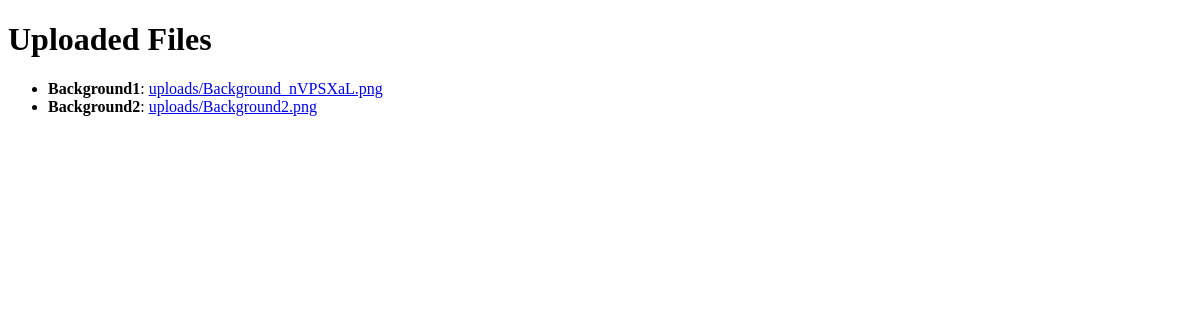
/Setting/files/, run on an earlier commit of the app's database.
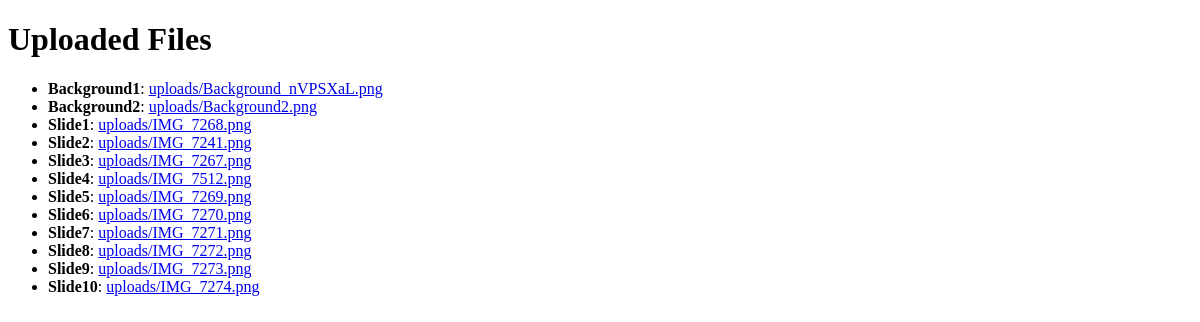
And on a later commit of the database.
### Setting/models.py (models this page shows)
class FileUpload(models.Model):
    title = models.CharField(max_length=100)
    file = models.FileField(upload_to='uploads/')  # Files will be uploaded to EbrailleAssets/uploads/
    uploaded_at = models.DateTimeField(auto_now_add=True)

### Setting/views.py (the view)
# urls.py: path('files/', views.file_list, name='file_list'),
def file_list(request):
    files = FileUpload.objects.all()  # Retrieve all uploaded files
    return render(request, 'file_list.html', {'files': files})

### authentication/context_processors.py (called while the page is built)
def youtube_video(request):
    return {
        'YOUTUBE_VIDEO_ID': settings.YOUTUBE_VIDEO_ID,
    }

### Setting/templates/file_list.html (shortened to what this page needs)
<!DOCTYPE html>
<html>
<head>
</head>
<body>
    <h1>Uploaded Files</h1>
    <ul>
        {% for file in files %}
            <li>
                <strong>{{ file.title }}</strong>:
                <a href="{{ file.file.url }}">{{ file.file.name }}</a>
            </li>
        {% endfor %}
    </ul>
</body>
</html>

What changed in the data, as far as the page shows it:
added FileUpload: title "Slide1", file.name "uploads/IMG_7268.png"
added FileUpload: title "Slide2", file.name "uploads/IMG_7241.png"
added FileUpload: title "Slide3", file.name "uploads/IMG_7267.png"
added FileUpload: title "Slide4", file.name "uploads/IMG_7512.png"
added FileUpload: title "Slide5", file.name "uploads/IMG_7269.png"
added FileUpload: title "Slide6", file.name "uploads/IMG_7270.png"
added FileUpload: title "Slide7", file.name "uploads/IMG_7271.png"
added FileUpload: title "Slide8", file.name "uploads/IMG_7272.png"
added FileUpload: title "Slide9", file.name "uploads/IMG_7273.png"
added FileUpload: title "Slide10", file.name "uploads/IMG_7274.png"
